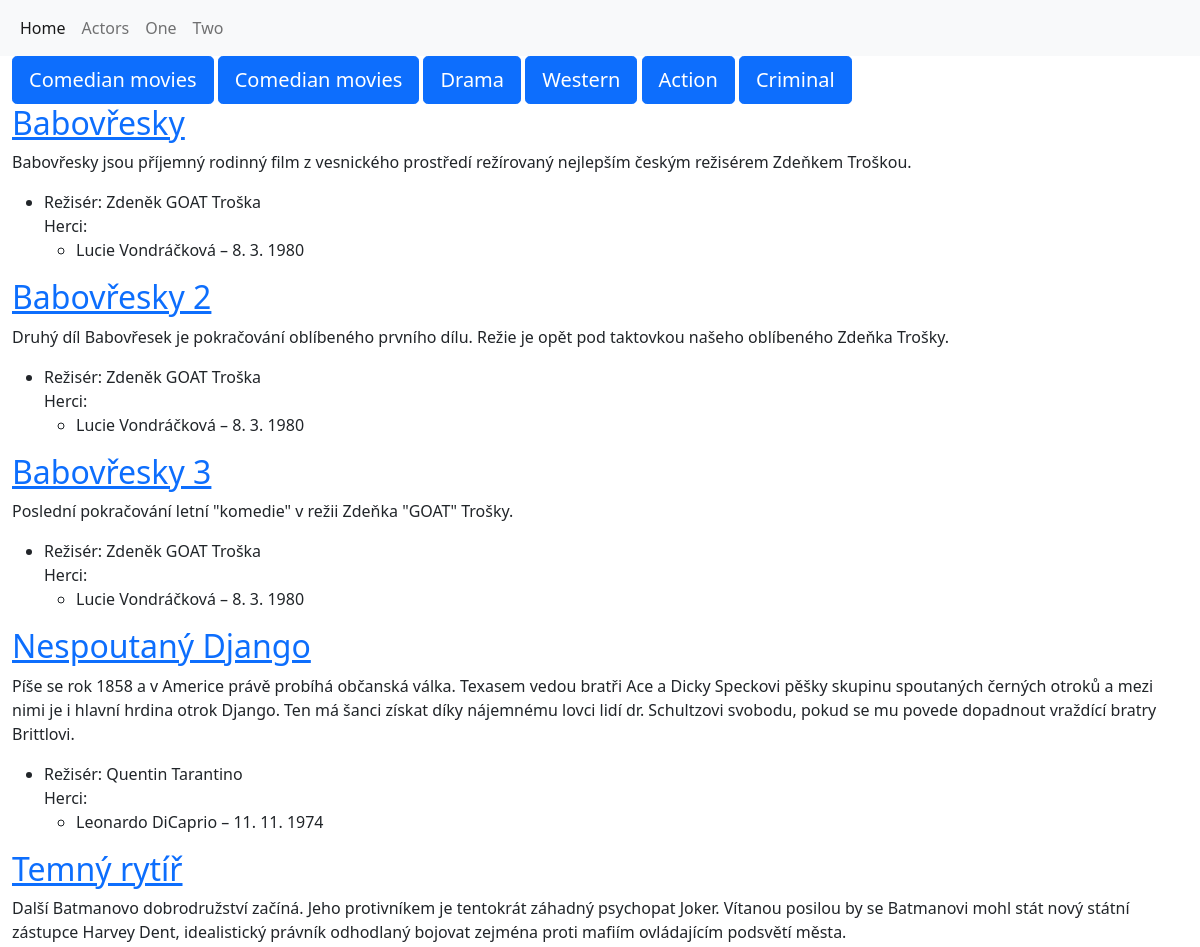
Before: / (upper part) with the older database file.
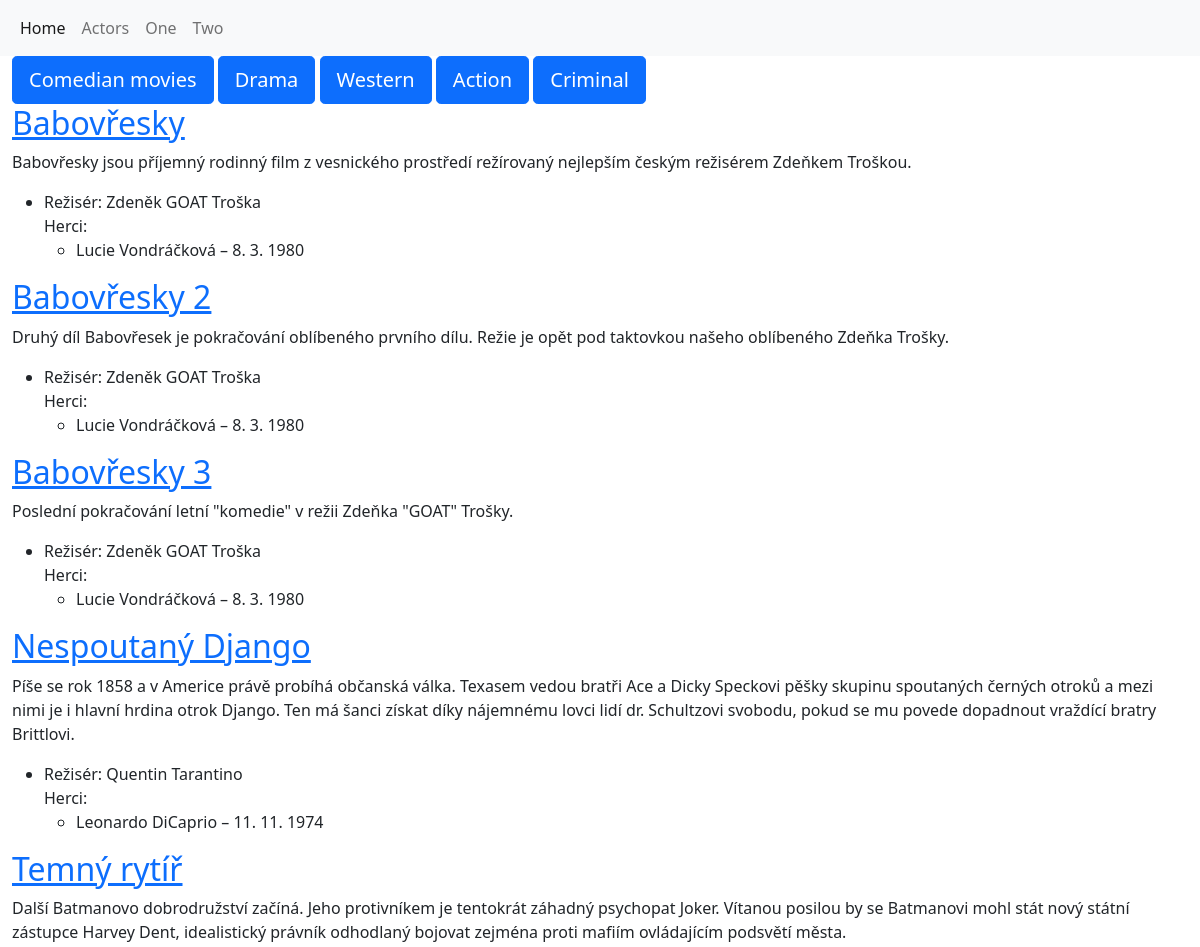
After: the same page with the newer database file.
### gaflix/models.py (models this page shows, shortened)
class Category(models.Model):
    title = models.CharField(max_length=255)
    class Meta:
        verbose_name_plural = "Categories"

class Movie(models.Model):
    title = models.CharField(max_length=255)
    description = models.TextField(null=True, blank=True)
    csfd_rating = models.IntegerField(null=True, blank=True)
    director = models.ForeignKey('Director', null=True, blank=True, on_delete=models.SET_NULL)
    actors = models.ManyToManyField('Actor', blank=True)
    categories = models.ManyToManyField('Category', blank=True)

class Director(models.Model):
    name = models.CharField(max_length=255)
    description = models.TextField(null=True, blank=True)
    birth_date = models.DateField(null=True, blank=True)
    def __str__(self):
        return self.name

class Actor(models.Model):
    name = models.CharField(max_length=255)
    description = models.TextField(null=True, blank=True)
    birth_date = models.DateField(null=True, blank=True)
    sex = models.CharField(choices=SEX_CHOICES, max_length=32, default='male')
    class Meta:
        ordering = ['name']

### gaflix/views.py (the view)
# urls.py: path('', movielist, name='homepage'),
def movielist(request):
    context = {
        'movies': Movie.objects.all(),
        'categories': Category.objects.all()
    }
    return render(request, 'homepage.html', context)

### templates/homepage.html (shortened to what this page needs)
{% extends 'base.html' %}
  {% block content %}
    <div class="container-fluid">
      <div>
        {% for category in categories %}
        <a href="{% url 'category_detail' category.pk %}" class="btn btn-primary btn-lg">{{category.title}}</a>
        {%endfor%}
        </div>
        {% for movie in movies %}
        <h2><a href="{% url "movie_detail" movie.id %}">{{movie.title}}</a></h2>
        <p>{{movie.description}}</p>
        <ul>
          <li>
            Režisér: {{movie.director}}
          </li>
            Herci:
        <ul>
          {% for actor in movie.actors.all %}
            <li>{{actor.name}} &ndash; {{actor.birth_date|date:"j. n. Y"}}</li>
          {%endfor%}
        </ul>
      </ul>
        {%endfor%}
      </div>
{% endblock %}

Changed rows visible on the page:
removed Category: title "Comedian movies"
